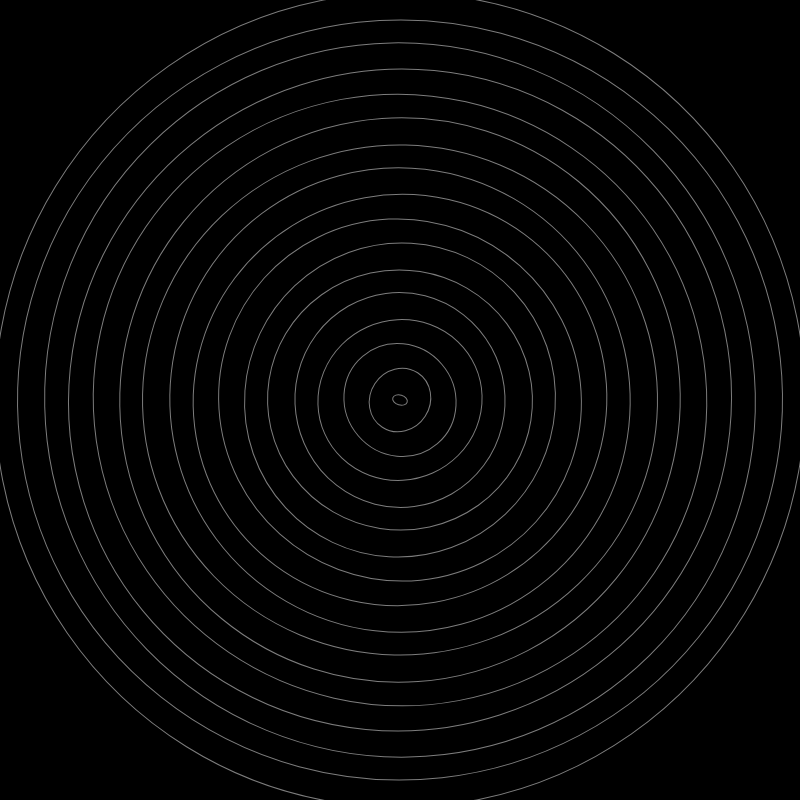
Frame 1 (no input)
Frame 60 (no input): identical to frame 1, image omitted
Frame 120 (the mouse pressed at the canvas centre since frame 60): identical to frame 1, image omitted

The p5.js sketch that drew this single still picture (run headless with seeded random() and noise() and a simulated clock; from frame 60 on, the mouse is pressed at the canvas centre):

// p5.js sketch
// ── sketch.js
function setup() {
  createCanvas(800, 800);
  create_slider_colorR();
  create_slider_colorG();
  create_slider_colorB();
  create_slider_maxis();
  create_slider_miaxis();
}

function draw() {
  background(0);
  translate(width / 2, height / 2);
  rec_ellipse_draw(0, 0, 10, 15, 5);
}


function rec_ellipse_draw(x, y, maxis, miaxis, rdegree) {
  noFill();
  stroke(sliderR.value(), sliderG.value(), sliderB.value());
  strokeWeight(1);
  rotate(rdegree);
  ellipse(x, y, maxis, miaxis)
  if (maxis < width && miaxis < height) {
    maxis += sliderMa.value();
    miaxis += sliderMi.value();
    rec_ellipse_draw(x, y, maxis, miaxis, rdegree)
  }
}

let sliderR;
let sliderG;
let sliderB;
let sliderMi;
let silderMa;

function create_slider_colorR() {
  createSpan('colorR_slider').style('helevetica', '20px');
  sliderR = createSlider(0, 255, 125);
  sliderR.style('width', '80px');
}

function create_slider_colorG() {
  createSpan('colorG_slider').style('helevetica', '20px');
  sliderG = createSlider(0, 255, 125);
  sliderG.style('width', '80px');
}

function create_slider_colorB() {
  createSpan('colorB_slider').style('helevetica', '20px');
  sliderB = createSlider(0, 255, 125);
  sliderB.style('width', '80px');
}

function create_slider_maxis() {
  createElement('br');
  createSpan('sliderMa').style('font-size', '30px');
  sliderMa = createSlider(0, 50, 125);
  sliderMa.style('width', '80px');
}

function create_slider_miaxis() {
  createSpan('sliderMi').style('helevetica', '20px');
  sliderMi = createSlider(0, 50, 125);
  sliderMi.style('width', '80px');
}
